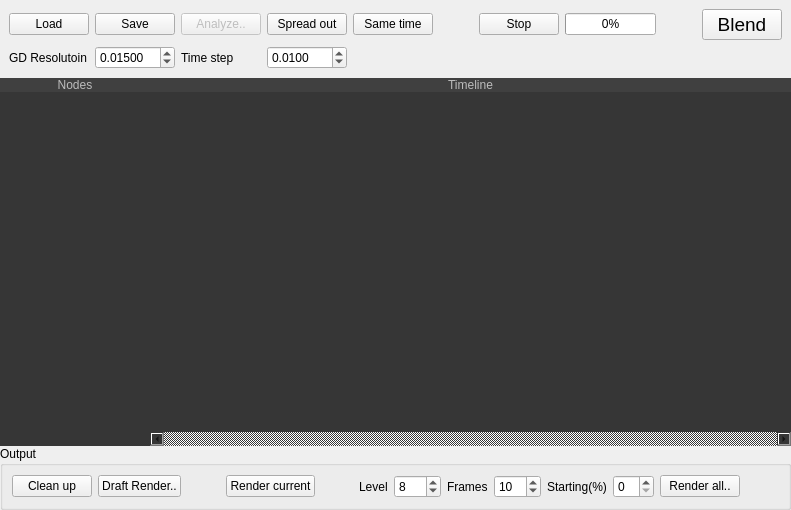
<?xml version="1.0" encoding="UTF-8"?>
<ui version="4.0">
 <class>SchedulerWidget</class>
 <widget class="QWidget" name="SchedulerWidget">
  <property name="geometry">
   <rect>
    <x>0</x>
    <y>0</y>
    <width>764</width>
    <height>510</height>
   </rect>
  </property>
  <property name="sizePolicy">
   <sizepolicy hsizetype="Expanding" vsizetype="Preferred">
    <horstretch>0</horstretch>
    <verstretch>0</verstretch>
   </sizepolicy>
  </property>
  <property name="minimumSize">
   <size>
    <width>0</width>
    <height>300</height>
   </size>
  </property>
  <property name="windowTitle">
   <string>Form</string>
  </property>
  <layout class="QVBoxLayout" name="verticalLayout">
   <property name="spacing">
    <number>0</number>
   </property>
   <property name="margin">
    <number>0</number>
   </property>
   <item>
    <widget class="QWidget" name="mainWidget" native="true">
     <layout class="QGridLayout" name="gridLayout">
      <property name="margin">
       <number>0</number>
      </property>
      <property name="spacing">
       <number>0</number>
      </property>
      <item row="3" column="0">
       <widget class="QWidget" name="nodesWrapperWidget" native="true">
        <property name="sizePolicy">
         <sizepolicy hsizetype="Fixed" vsizetype="Preferred">
          <horstretch>0</horstretch>
          <verstretch>0</verstretch>
         </sizepolicy>
        </property>
        <property name="maximumSize">
         <size>
          <width>150</width>
          <height>16777215</height>
         </size>
        </property>
        <property name="styleSheet">
         <string notr="true">background:#363636</string>
        </property>
        <layout class="QVBoxLayout" name="verticalLayout_2">
         <property name="spacing">
          <number>0</number>
         </property>
         <property name="margin">
          <number>0</number>
         </property>
         <item>
          <widget class="QLabel" name="nodesLabel">
           <property name="styleSheet">
            <string notr="true">background:#404040; color: #BCBCBC;</string>
           </property>
           <property name="text">
            <string>Nodes</string>
           </property>
           <property name="alignment">
            <set>Qt::AlignCenter</set>
           </property>
           <property name="margin">
            <number>5</number>
           </property>
          </widget>
         </item>
         <item>
          <widget class="QWidget" name="nodesWidget" native="true">
           <layout class="QVBoxLayout" name="verticalLayout_4">
            <property name="spacing">
             <number>0</number>
            </property>
            <property name="margin">
             <number>0</number>
            </property>
            <item>
             <widget class="QListWidget" name="nodesList">
              <property name="styleSheet">
               <string notr="true">color: #BCBCBC;</string>
              </property>
              <property name="frameShape">
               <enum>QFrame::NoFrame</enum>
              </property>
             </widget>
            </item>
           </layout>
          </widget>
         </item>
        </layout>
       </widget>
      </item>
      <item row="3" column="1">
       <widget class="QWidget" name="tasksWrapperWidget" native="true">
        <property name="styleSheet">
         <string notr="true">background:#363636</string>
        </property>
        <layout class="QVBoxLayout" name="verticalLayout_3">
         <property name="spacing">
          <number>0</number>
         </property>
         <property name="margin">
          <number>0</number>
         </property>
         <item>
          <widget class="QLabel" name="timelineLabel">
           <property name="styleSheet">
            <string notr="true">background:#404040; color: #BCBCBC;</string>
           </property>
           <property name="text">
            <string>Timeline</string>
           </property>
           <property name="alignment">
            <set>Qt::AlignCenter</set>
           </property>
           <property name="margin">
            <number>5</number>
           </property>
          </widget>
         </item>
         <item>
          <widget class="QGraphicsView" name="timelineView">
           <property name="mouseTracking">
            <bool>true</bool>
           </property>
           <property name="styleSheet">
            <string notr="true">QScrollBar:horizontal {
     border: 0px solid black;
     background: #4D4D4D;
     height: 18px;
     margin: 0px 20px 0 20px;
 }
 QScrollBar::handle:horizontal {
     background: #4D4D4D;
     min-width: 15px;
 }
 QScrollBar::add-line:horizontal {
     border: 0px solid black;
     background: #4D4D4D;
     width: 19px;
     subcontrol-position: right;
     subcontrol-origin: margin;
	image: url(:/images/rightArrow.png);
 }

 QScrollBar::sub-line:horizontal {
     border: 0px solid black;
     background: #4D4D4D;
     width:19px;
     subcontrol-position: left;
     subcontrol-origin: margin;
	image: url(:/images/leftArrow.png);
 }
</string>
           </property>
           <property name="frameShape">
            <enum>QFrame::NoFrame</enum>
           </property>
           <property name="horizontalScrollBarPolicy">
            <enum>Qt::ScrollBarAlwaysOn</enum>
           </property>
           <property name="alignment">
            <set>Qt::AlignLeading|Qt::AlignLeft|Qt::AlignTop</set>
           </property>
           <property name="renderHints">
            <set>QPainter::Antialiasing|QPainter::HighQualityAntialiasing|QPainter::SmoothPixmapTransform|QPainter::TextAntialiasing</set>
           </property>
           <property name="dragMode">
            <enum>QGraphicsView::RubberBandDrag</enum>
           </property>
           <property name="viewportUpdateMode">
            <enum>QGraphicsView::FullViewportUpdate</enum>
           </property>
          </widget>
         </item>
         <item>
          <widget class="QWidget" name="tasksWidget" native="true">
           <layout class="QHBoxLayout" name="horizontalLayout_2">
            <property name="spacing">
             <number>0</number>
            </property>
            <property name="margin">
             <number>0</number>
            </property>
           </layout>
          </widget>
         </item>
        </layout>
       </widget>
      </item>
      <item row="0" column="0" colspan="2">
       <widget class="QWidget" name="widget" native="true">
        <property name="sizePolicy">
         <sizepolicy hsizetype="Minimum" vsizetype="Minimum">
          <horstretch>0</horstretch>
          <verstretch>0</verstretch>
         </sizepolicy>
        </property>
        <layout class="QGridLayout" name="gridLayout_2">
         <item row="0" column="8">
          <spacer name="horizontalSpacer">
           <property name="orientation">
            <enum>Qt::Horizontal</enum>
           </property>
           <property name="sizeHint" stdset="0">
            <size>
             <width>40</width>
             <height>20</height>
            </size>
           </property>
          </spacer>
         </item>
         <item row="0" column="2">
          <widget class="QPushButton" name="analyzeButton">
           <property name="enabled">
            <bool>false</bool>
           </property>
           <property name="text">
            <string>Analyze..</string>
           </property>
          </widget>
         </item>
         <item row="0" column="7">
          <widget class="QProgressBar" name="progressBar">
           <property name="value">
            <number>0</number>
           </property>
          </widget>
         </item>
         <item row="0" column="6">
          <widget class="QPushButton" name="stopButton">
           <property name="text">
            <string>Stop</string>
           </property>
          </widget>
         </item>
         <item row="0" column="4">
          <widget class="QPushButton" name="sameTimeButton">
           <property name="text">
            <string>Same time</string>
           </property>
          </widget>
         </item>
         <item row="0" column="5">
          <spacer name="horizontalSpacer_2">
           <property name="orientation">
            <enum>Qt::Horizontal</enum>
           </property>
           <property name="sizeType">
            <enum>QSizePolicy::Fixed</enum>
           </property>
           <property name="sizeHint" stdset="0">
            <size>
             <width>40</width>
             <height>20</height>
            </size>
           </property>
          </spacer>
         </item>
         <item row="0" column="3">
          <widget class="QPushButton" name="diffTimeButton">
           <property name="text">
            <string>Spread out</string>
           </property>
          </widget>
         </item>
         <item row="0" column="0">
          <widget class="QPushButton" name="loadButton">
           <property name="text">
            <string>Load</string>
           </property>
          </widget>
         </item>
         <item row="0" column="1">
          <widget class="QPushButton" name="saveButton">
           <property name="text">
            <string>Save</string>
           </property>
          </widget>
         </item>
         <item row="0" column="9" colspan="2">
          <widget class="QPushButton" name="blendButton">
           <property name="font">
            <font>
             <pointsize>14</pointsize>
            </font>
           </property>
           <property name="text">
            <string>Blend</string>
           </property>
          </widget>
         </item>
         <item row="1" column="1">
          <widget class="QDoubleSpinBox" name="gdResolution">
           <property name="decimals">
            <number>5</number>
           </property>
           <property name="minimum">
            <double>0.000010000000000</double>
           </property>
           <property name="maximum">
            <double>0.100000000000000</double>
           </property>
           <property name="singleStep">
            <double>0.001000000000000</double>
           </property>
           <property name="value">
            <double>0.015000000000000</double>
           </property>
          </widget>
         </item>
         <item row="1" column="0">
          <widget class="QLabel" name="label_3">
           <property name="text">
            <string>GD Resolutoin</string>
           </property>
          </widget>
         </item>
         <item row="1" column="3">
          <widget class="QDoubleSpinBox" name="timeStep">
           <property name="decimals">
            <number>4</number>
           </property>
           <property name="minimum">
            <double>0.000100000000000</double>
           </property>
           <property name="maximum">
            <double>0.100000000000000</double>
           </property>
           <property name="singleStep">
            <double>0.005000000000000</double>
           </property>
           <property name="value">
            <double>0.010000000000000</double>
           </property>
          </widget>
         </item>
         <item row="1" column="2">
          <widget class="QLabel" name="label_4">
           <property name="text">
            <string>Time step</string>
           </property>
          </widget>
         </item>
        </layout>
       </widget>
      </item>
      <item row="4" column="0" colspan="2">
       <widget class="QGroupBox" name="groupBox">
        <property name="title">
         <string>Output</string>
        </property>
        <layout class="QGridLayout" name="gridLayout_3">
         <item row="0" column="6">
          <widget class="QSpinBox" name="reconLevel">
           <property name="minimum">
            <number>4</number>
           </property>
           <property name="maximum">
            <number>100</number>
           </property>
           <property name="value">
            <number>8</number>
           </property>
          </widget>
         </item>
         <item row="0" column="3">
          <widget class="QPushButton" name="renderCurrentButton">
           <property name="text">
            <string>Render current</string>
           </property>
          </widget>
         </item>
         <item row="0" column="1">
          <widget class="QPushButton" name="draftRenderButton">
           <property name="text">
            <string>Draft Render..</string>
           </property>
          </widget>
         </item>
         <item row="0" column="2">
          <spacer name="horizontalSpacer_5">
           <property name="orientation">
            <enum>Qt::Horizontal</enum>
           </property>
           <property name="sizeHint" stdset="0">
            <size>
             <width>40</width>
             <height>20</height>
            </size>
           </property>
          </spacer>
         </item>
         <item row="0" column="4">
          <spacer name="horizontalSpacer_4">
           <property name="orientation">
            <enum>Qt::Horizontal</enum>
           </property>
           <property name="sizeHint" stdset="0">
            <size>
             <width>40</width>
             <height>20</height>
            </size>
           </property>
          </spacer>
         </item>
         <item row="0" column="13">
          <spacer name="horizontalSpacer_3">
           <property name="orientation">
            <enum>Qt::Horizontal</enum>
           </property>
           <property name="sizeHint" stdset="0">
            <size>
             <width>40</width>
             <height>20</height>
            </size>
           </property>
          </spacer>
         </item>
         <item row="0" column="8">
          <widget class="QSpinBox" name="renderCount">
           <property name="toolTip">
            <string>Value of -1 gives entire sequence</string>
           </property>
           <property name="minimum">
            <number>-1</number>
           </property>
           <property name="maximum">
            <number>500</number>
           </property>
           <property name="singleStep">
            <number>10</number>
           </property>
           <property name="value">
            <number>10</number>
           </property>
          </widget>
         </item>
         <item row="0" column="7">
          <widget class="QLabel" name="label">
           <property name="text">
            <string>Frames</string>
           </property>
          </widget>
         </item>
         <item row="0" column="5">
          <widget class="QLabel" name="label_2">
           <property name="text">
            <string>Level</string>
           </property>
          </widget>
         </item>
         <item row="0" column="0">
          <widget class="QPushButton" name="cleanUpButton">
           <property name="text">
            <string>Clean up</string>
           </property>
          </widget>
         </item>
         <item row="0" column="12">
          <widget class="QPushButton" name="renderAllButton">
           <property name="text">
            <string>Render all..</string>
           </property>
          </widget>
         </item>
         <item row="0" column="10">
          <widget class="QLabel" name="label_5">
           <property name="text">
            <string>Starting(%)</string>
           </property>
          </widget>
         </item>
         <item row="0" column="11">
          <widget class="QSpinBox" name="startPercentage">
           <property name="singleStep">
            <number>10</number>
           </property>
          </widget>
         </item>
        </layout>
       </widget>
      </item>
     </layout>
    </widget>
   </item>
  </layout>
 </widget>
 <resources/>
 <connections/>
</ui>
